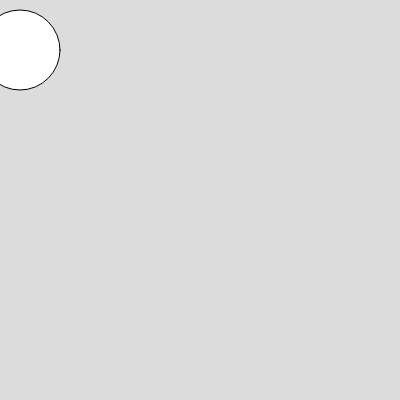
Frame 1 (no input)
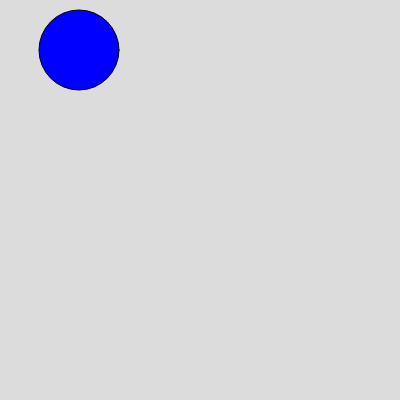
Frame 60 (no input)
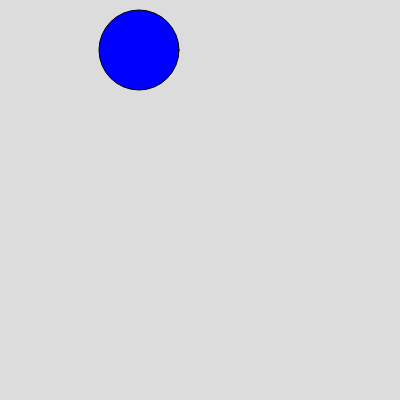
Frame 120 (the mouse pressed at the canvas centre since frame 60)

The p5.js sketch that drew these frames (run headless with seeded random() and noise() and a simulated clock; from frame 60 on, the mouse is pressed at the canvas centre):

// p5.js sketch
// ── sketch.js
var ball={
  x:20,
  y:50,
  r:80,
  xSpeed:0,
  ySpeed:0,
  colour:["blue", "lightblue", "skyblue"]
}
function setup() {
  createCanvas(400, 400);
}

function draw() {
  background(220);
  circle(ball.x,ball.y,ball.r);
  fill(ball.colour[0]);
  ball.xSpeed=1;
  ball.x=ball.x+ball.xSpeed;
}
